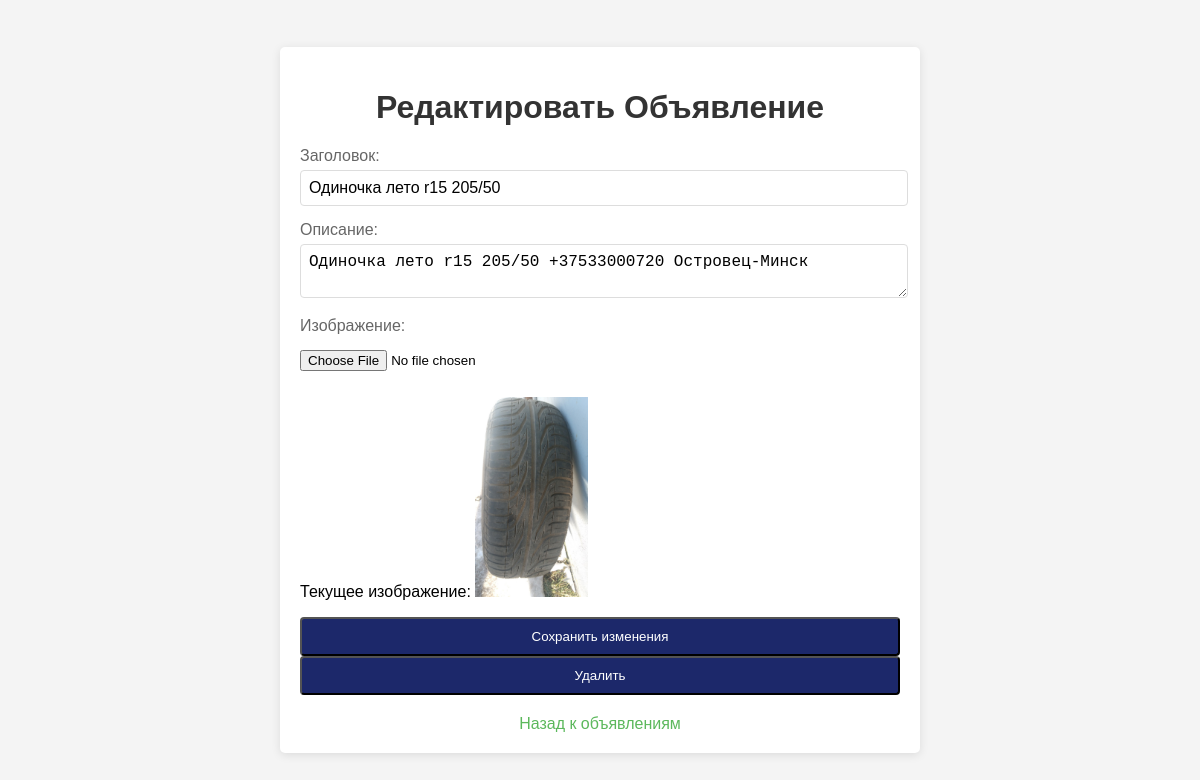
/edit_ad/2 (signed in), run on an earlier commit of the app's database.
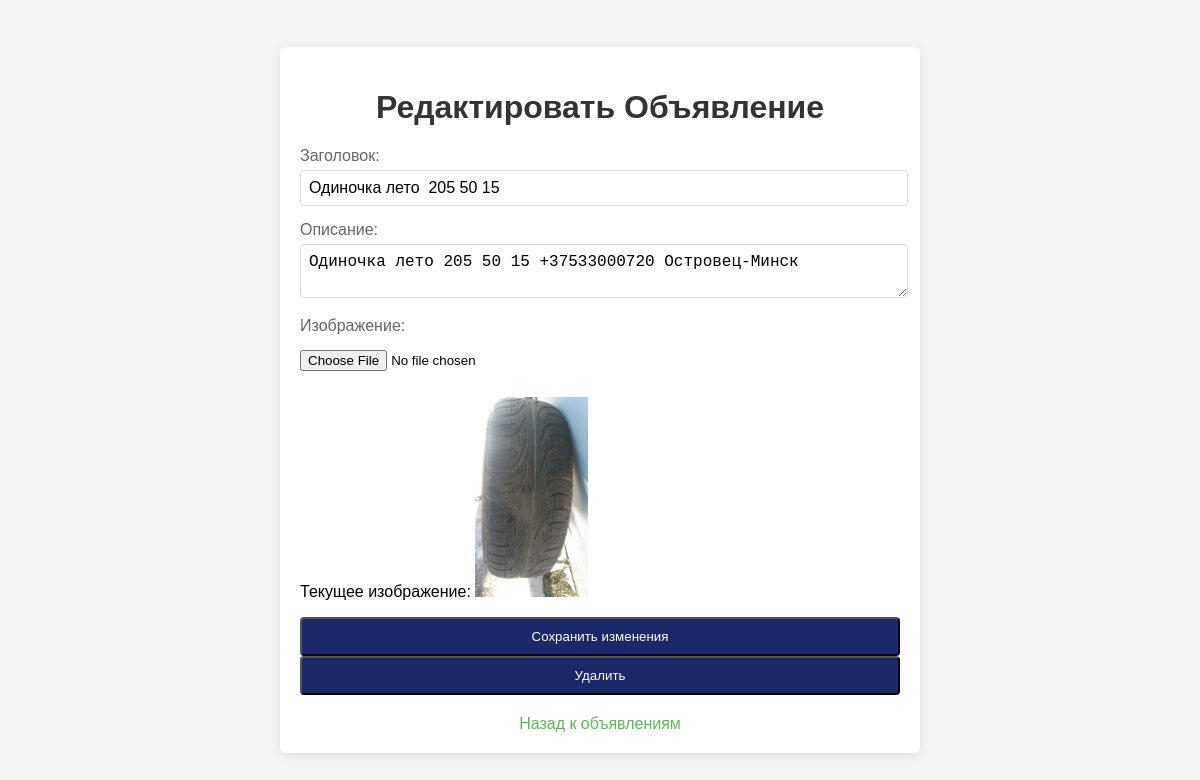
And on a later commit of the database.
### app.py (models this page shows)
class Ad(db.Model):
    id = db.Column(db.Integer, primary_key=True)
    title = db.Column(db.String(200), nullable=False)
    description = db.Column(db.Text, nullable=False)
    image_filename = db.Column(db.String(200), nullable=True)
    user_id = db.Column(db.Integer, db.ForeignKey('user.id'), nullable=False)  # Связь с пользователем

### app.py (the view, shortened to what this page needs)
@app.route('/edit_ad/<int:ad_id>', methods=['GET', 'POST'])
@login_required
def edit_ad(ad_id):
    ad = Ad.query.get_or_404(ad_id)
    if ad.user_id != current_user.id:
        flash('У вас нет прав для редактирования этого объявления.', 'danger')
        return redirect(url_for('index'))
    return render_template('edit_ad.html', ad=ad)

### app.py (called while the page is built)
@login_manager.user_loader
def load_user(user_id):
    return User.query.get(int(user_id))

### templates/edit_ad.html (shortened to what this page needs)
<!DOCTYPE html>
<html lang="ru">
<head>
    <link rel="stylesheet" href="{{ url_for('static', filename='styles.css') }}">
</head>
<body>
    <div class="container">
        <h1>Редактировать Объявление</h1>
        <form method="POST" enctype="multipart/form-data">
            <div class="form-group">
                <label for="title">Заголовок:</label>
                <input type="text" id="title" name="title" value="{{ ad.title }}" required>
            </div>
            <div class="form-group">
                <label for="description">Описание:</label>
                <textarea id="description" name="description" required>{{ ad.description }}</textarea>
            </div>
            <div class="form-group">
                <label for="image">Изображение:</label>
                <input type="file" id="image" name="image">
                {% if ad.image_filename %}
                    <p>Текущее изображение: <img src="{{ url_for('static', filename='uploads/' + ad.image_filename) }}" alt="Текущее изображение" style="max-width: 200px; max-height: 200px;"></p>
                {% endif %}
            </div>
            <button type="submit">Сохранить изменения</button>
        </form>
        <form action="{{ url_for('delete_ad', ad_id=ad.id) }}" method="post" style="display:inline;">
            <button type="submit" class="btn btn-danger" onclick="return confirm('Вы уверены, что хотите удалить это объявление?');">
                Удалить
            </button>
        </form>
        <a href="{{ url_for('index') }}">Назад к объявлениям</a>
    </div>
</body>
</html>

What changed in the data, as far as the page shows it:
changed Ad: title "Одиночка лето r15 205/50" → "Одиночка лето 205 50 15"; description "Одиночка лето r15 205/50 +37533000720 Островец-Минск" → "Одиночка лето 205 50 15 +37533000720 Островец-Минск"
